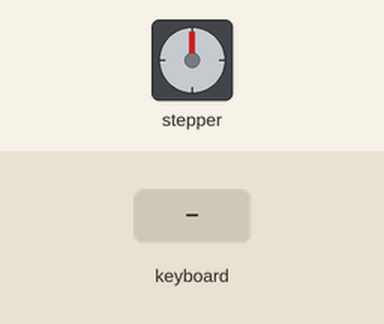
The program below on a simulated Raspberry Pi (BCM pin numbers). On the bench: stepper motor. The test bench sets the inputs (shaded band). The full-screen text the program places in the terminal is not drawn; the stepper is drawn at 2048 steps a turn; the clock reads 2024-03-15 10:24:30 at power-on unless the program sets it.

Above: at 1.2 s.
1.3 s: key up typed on the keyboard
At 1.45 s:
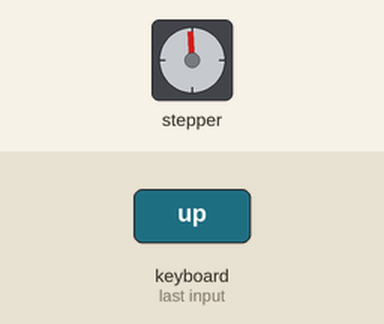
4.3 s: key down typed on the keyboard
At 4.45 s:
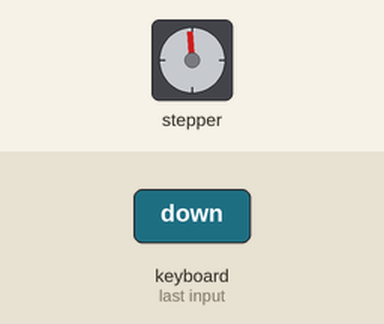
Timing chart, 0 to 7.3 s (numbered marks = the images above; inputs shaded):
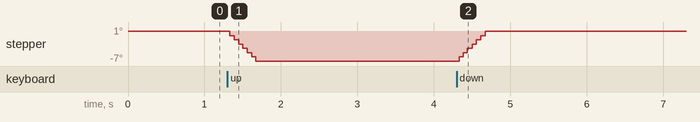

The program:

28byj_step_blinka.py
```python
#!/usr/bin/env python3

import curses
import time
import board
import digitalio
import logging


IN1 = board.D17
IN2 = board.D18
IN3 = board.D27
IN4 = board.D22


logging.basicConfig(level=logging.INFO)
logger = logging


class Stepper(object):
    SEQ = [
        [1, 0, 0, 0],
        [1, 1, 0, 0],
        [0, 1, 0, 0],
        [0, 1, 1, 0],
        [0, 0, 1, 0],
        [0, 0, 1, 1],
        [0, 0, 0, 1],
        [1, 0, 0, 1],
    ]


    def __init__(self):
        self.pins = [
            digitalio.DigitalInOut(IN1),
            digitalio.DigitalInOut(IN2),
            digitalio.DigitalInOut(IN3),
            digitalio.DigitalInOut(IN4),
        ]

        for pin in self.pins:
            # set all pins to output
            pin.direction = digitalio.Direction.OUTPUT


    def set_step(self, w1, w2, w3, w4):
        self.pins[0].value = w1
        self.pins[1].value = w2
        self.pins[2].value = w3
        self.pins[3].value = w4


    def step(self, direction, steps):
        if direction == 'cw':
            seq = self.SEQ[::-1]
        elif direction == 'ccw':
            seq = self.SEQ

        for i in range(steps):
            for j in seq:
                self.set_step(*j)
                time.sleep(0.005)


    def control_motor(self, stdscr):
        self.set_step(0, 0, 0, 0)  # reset

        stdscr.clear()
        stdscr.addstr("Use up and down arrow keys")
        stdscr.refresh()

        while True:
            key = stdscr.getch()
            if key == curses.KEY_UP:
                self.step('cw', 10)
            elif key == curses.KEY_DOWN:
                self.step('ccw', 10)
            elif key == ord('q'):
                break

            time.sleep(0.005)

        self.set_step(0, 0, 0, 0)  # reset


if __name__ == "__main__":
    s = Stepper()
    curses.wrapper(s.control_motor)
```
